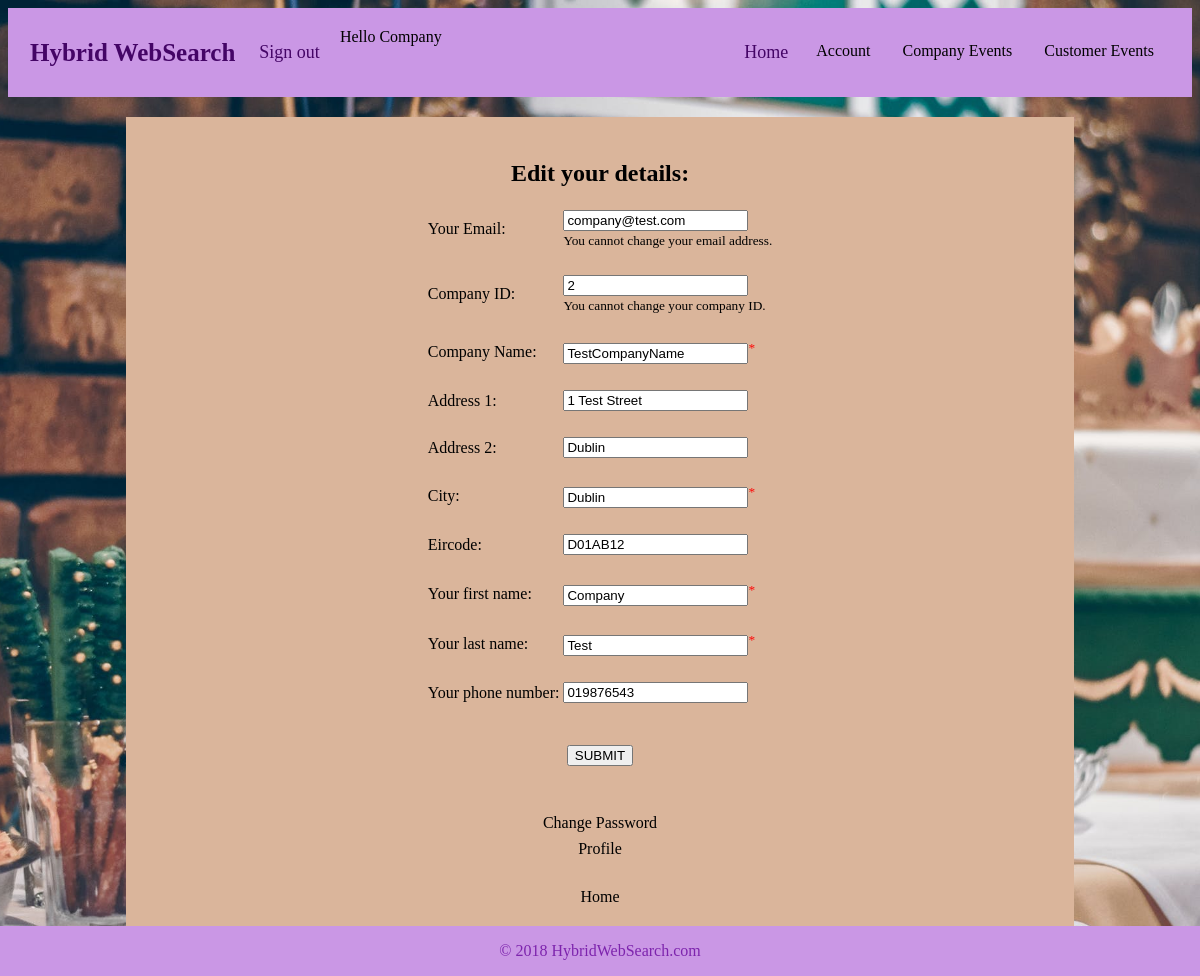
Screenshot of /business_app_dev/workspace/account/company/editCompany.php (signed in) with the database file from the repository.
### tables this page shows
CREATE TABLE IF NOT EXISTS `Company` (
  `company_id` int(11) NOT NULL AUTO_INCREMENT,
  `name` varchar(100) NOT NULL,
  `address1` varchar(100) NOT NULL,
  `address2` varchar(100) DEFAULT NULL,
  `city` varchar(100) NOT NULL,
  `eircode` varchar(7) DEFAULT NULL,
  `rep_first_name` varchar(100) NOT NULL,
  `rep_last_name` varchar(100) NOT NULL,
  `rep_email` varchar(100) NOT NULL,
  `rep_phone` varchar(100) DEFAULT NULL,
  `user_type_id` int(11) DEFAULT '2',
  `password_enc` blob NOT NULL,
  `created_on` datetime NOT NULL,
  `ip_address` varchar(50) DEFAULT NULL,
  PRIMARY KEY (`company_id`),
  KEY `user_type_id` (`user_type_id`)
);

### business_app_dev/workspace/account/company/editCompany.php (the view, shortened to what this page needs)
<?php
include "../../extras.php";
include "../../connection.php";
    $query  = "SELECT * FROM Company WHERE rep_email = '$email'";
    $result = $db->query($query);
    if($result->num_rows>0){
        $row2           = $result->fetch_assoc();
        $company_id     = $row2["company_id"];
        $name           = $row2["name"];
        $address1       = $row2["address1"];
        $address2       = $row2["address2"];
        $city           = $row2["city"];
        $eircode        = $row2["eircode"];
        $rep_first_name = $row2["rep_first_name"];
        $rep_last_name  = $row2["rep_last_name"];
        $rep_phone      = $row2["rep_phone"];
    }
?>
<!DOCTYPE html>
<html>
<head>
        <link rel="stylesheet" href="../../css/style.css">
</head>
<body onload="showDiv()">
<?php echo $header_text;?>
<center>
<div class="bodyContainer">
    <div id="showDetails">
        <table width="50%">
            <tr>
                <td>
                    <center>
                        <h2>Edit your details:</h2>
                        <form action="" method="post">
                         <table>
                            <tr>
                                <td>
									<label for="email">Your Email:</label>
								</td>
                                <td>
									<input type="text" name="email" id="email" value="<?php echo $email; ?>" readonly="true"><br><small>You cannot change your email address.</small>
								</td>
                            </tr>
                            <tr>
                                <td colspan="2">
                                </td>
                            </tr>
                            <tr>
                                <td>
                                    <label for="company_id">Company ID:</label>
								</td>
                                <td>
									<input type="text" name="company_id" id="company_id" value="<?php echo $company_id; ?>" readonly="true"><br><small>You cannot change your company ID.</small>
								</td>
                            </tr>
                            <tr>
                                <td colspan="2">
                                </td>
                            </tr>
                            <tr>
                                <td>
									<label for="name">Company Name:</label>
								</td>
                                <td>
									<input type="text" name="name" id="name" value="<?php echo $name; ?>" pattern="[a-zA-Z0-9\s]{3,}" title="Min 3 characters. Letters, numbers and spaces only" required><font color="red"><sup>*</sup></font>
								</td>
                            </tr>
                            <tr>
                                <td colspan="2">
                                </td>
                            </tr>
                            <tr>
                                <td>
									<label for="address1">Address 1:</label>
								</td>
                                <td>
									<input type="text" name="address1" id="address1" value="<?php echo $address1; ?>" pattern="[a-zA-Z0-9\s]{3,}" title="Min 3 characters. Letters, numbers and spaces only">
								</td>
                            </tr>
                            <tr>
                                <td colspan="2">
                                </td>
                            </tr>
                            <tr>
                                <td>
									<label for="address2">Address 2:</label>
								</td>
                                <td>
									<input type="text" name="address2" id="address2" value="<?php echo $address2; ?>" pattern="[a-zA-Z0-9\s]{3,}" title="Min 3 characters. Letters, numbers and spaces only">
								</td>
                            </tr>
                            <tr>
                                <td colspan="2">
                                </td>
                            </tr>
                            <tr>
                                <td>
									<label for="city">City:</label>
								</td>
                                <td>
									<input type="text" name="city" id="city" value="<?php echo $city; ?>" pattern="[a-zA-Z0-9\s]{3,}" title="Min 3 characters. Letters, numbers and spaces only" required><font color="red"><sup>*</sup></font>
								</td>
                            </tr>
                            <tr>
                                <td colspan="2">
                                </td>
                            </tr>
                            <tr>
                                <td>
								<label for="eircode">Eircode:</label>
								</td>
                                <td>
									<input type="text" name="eircode" id="eircode" value="<?php echo $eircode; ?>" pattern="[a-zA-Z0-9-]{6)" title="Format: D01AB2C, no spaces">
								</td>
                            </tr>
                            <tr>
                                <td colspan="2">
                                </td>
                            </tr>
                            <tr>
                                <td>
									<label for="rep_first_name">Your first name:</label>
								</td>
                                <td>
									<input type="text" name="rep_first_name" id="rep_first_name" value="<?php echo $rep_first_name; ?>" pattern="[a-zA-Z0-9\s]+{3,}" title="Min 3 characters. Letters, numbers and spaces only" required><font color="red"><sup>*</sup></font>
								</td>
                            </tr>
                            <tr>
                                <td colspan="2">
                                </td>
                            </tr>
                            <tr>
                                <td>
									<label for="rep_last_name">Your last name:</label>
								</td>
                                <td>
									<input type="text" name="rep_last_name" id="rep_last_name" value="<?php echo $rep_last_name; ?>" pattern="[a-zA-Z0-9\s]+{3,}" tiitle="Min 3 characters. Letters, numbers and spaces onlys" required><font color="red"><sup>*</sup></font>
								</td>
                            </tr>
                            <tr>
                                <td colspan="2">
                                </td>
                            </tr>
                            <tr>
                                <td>
									<label for="rep_phone">Your phone number:</label>
								</td>
                                <td>
									<input type="text" name="rep_phone" id="rep_phone" value="<?php echo $rep_phone; ?>" pattern="\d{9,10}" title="Not your personal phone number. Numbers only. 9 or 10 numbers including area code.">
								</td>
                            </tr>
                            <tr>
                                <td colspan="2">
                                </td>
                            </tr>
                            <tr>
                                <td colspan="2">
                                <p style="text-align:center"><input type="submit" value="SUBMIT"></p>
								</td>
                            </tr>
							</form>
                            <tr>
								<td colspan="2" style="text-align:center">
                                </td>
							</tr>
							<tr>
							    <td colspan="2">
							    </td>
							</tr>
							<tr>
                                <td colspan="2" style="text-align:center">
									<a href="../../account/changePassword.php" class="button">Change Password</a>
                                </td>
							</tr>
							<tr>
							    <td colspan="2" style="text-align:center">
                                    <a href="../../account/profile.php" class="button">Profile</a>
                            </td>
							</tr>
							<tr>
							    <td colspan="2">
							    </td>
							</tr>
							<tr>
							    <td colspan="2" style="text-align:center">
                                    <a href="/" class="button">Home</a>
								</td>
							</tr>
						    <tr>
							    <td colspan="2">
							    </td>
							</td>
                        </table>
    </div>
</div>
</center>
</body>
     <?php echo $footer_msg ?>
</html>

### business_app_dev/workspace/extras.php (shortened to what this page needs)
<?php
include "connection.php";
    $cookie_name    = 'user';
    $email          = $_COOKIE[$cookie_name];
    $email2         = $email;
    $query  = "SELECT * FROM Customer WHERE email = '$email'";
    $result = $db->query($query);
    if ($result->num_rows > 0){
        $row             = $result->fetch_assoc();
        $first_name      = $row['first_name'];
        $user_type_id    = $row['user_type_id'];
	   $nav_message	 = "<a href='../../account/logged_out.php'>Sign out</a>"."Hello ".$first_name;
    }
    else if($result->num_rows == 0){
       $query2         = "SELECT * FROM Company WHERE rep_email = '$email2'";
       $result2        = $db->query($query2);
           if($result2->num_rows>0){
                $row2           = $result2->fetch_assoc();
                $rep_first_name = $row2["rep_first_name"];
    			 $nav_message	  = "<a href='../../account/logged_out.php'>Sign out</a>"."Hello ".$rep_first_name;
             }
    }
$header_text = "
     <head>
     <link rel='shortcut icon' href='img/fav_icon.ico'>
     </head>
     <body>
     <base href='/'>
         <div class='header'>
      <a href='/' class='logo'>Hybrid WebSearch</a>
      &nbsp;
      $nav_message
     <div class='header-right'>
     <a href='/'>Home</a>
         <div class='dropdown'>
             <button class='dropbtn'>Account</button>
             <div class='dropdown-content'>
             <a href='account/register.php'>Register</a>
             <a href='account/profile.php'>Profile</a>
             <a href='account/edit.php'>Edit details</a>
             <a href='account/logged_out.php'>Sign out</a>
             </div>
         </div>
         <div class='dropdown'>
         <button class='dropbtn'>Company Events</button>
             <div class='dropdown-content'>
                 <a href='company_add/addEvent.php'>Add Event</a>
                 <a href='company_add/showEvent.php'>View/Edit/Delete Event</a>
                 <a href='customersaveevent/approveevents.php'>Approve Event</a>
             </div>
         </div>
         <div class='dropdown'>
         <button class='dropbtn'>Customer Events</button>
             <div class='dropdown-content'>
                 <a href='customersaveevent/home.php'>Events List</a>
                 <a href='customersaveevent/myevents.php'>Saved Events</a>
                 <a href='customersearch/search.php'>Search Events</a>
             </div>
         </div>
              <item>&nbsp;</itmem>
              <item>&nbsp;</itmem>
         </div>
     </div>
     ";
$footer_msg = "
     <head>
          <style>
               footer {
                   position: fixed;
                   left: 0;
                   bottom: 0;
                   width: 100%;
                   background-color: #ca97e5;
                   color: #7d24ad;
                   text-align: center;
               }
          </style>
     </head>
     <body>
          <base href='/'>
     </body>
     <footer><p>&copy; 2018 HybridWebSearch.com</p></footer>
     ";
?>

### business_app_dev/workspace/css/style.css (style rules this page uses)
body { background-image: url("../img/background.jpg"); background-attachment: fixed; background-position: center; background-repeat: no-repeat; background-size: cover; }
.header { overflow: hidden; background-color: #ca97e5; padding: 20px 10px; top: 0; }
.header a { float: left; color: #440566; text-align: center; padding: 12px; text-decoration: none; font-size: 18px; line-height: 25px; border-radius: 4px; }
.header .logo { font-size: 25px; font-weight: bold; }
.header-right { float: right; }
.dropdown { float: left; overflow: hidden; }
.dropdown .dropbtn { font-size: 16px; border: none; outline: none; padding: 14px 16px; background-color: inherit; font-family: inherit; margin: 0; }
.button { -webkit-appearance: button; -moz-appearance: button; appearance: button; text-decoration: none; color: initial; padding: 2px 5px 2px 5px; }
.bodyContainer { background-color: #dab59b; width: 80%; margin: 20px 20px 20px 20px; padding: 20px 0 20px 0; }

### business_app_dev/workspace/extras.php (style rules this page uses)
footer { position: fixed; left: 0; bottom: 0; width: 100%; background-color: #ca97e5; color: #7d24ad; text-align: center; }

### rows the page displays
company: rep_first_name "Company", company_id "2", name "TestCompanyName", address1 "1 Test Street", address2 "Dublin", city "Dublin", eircode "D01AB12", rep_last_name "Test", rep_phone "019876543"
